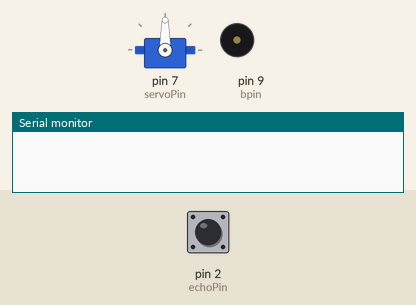
Simulated run of this sketch. Board: Arduino Uno, built with avr-gcc and run on an emulated ATmega328P. Parts: servo, buzzer (waves = sounding), the last lines printed to the serial monitor. Inputs (shaded band) come from the test bench; at power-on: pin 2 (echoPin) LOW.

Above: at 1.2 s.
1.3 s: pin 2 (echoPin) pulsed HIGH 5 times (0.12 s each, 0.3 s apart)
At 2.7 s:
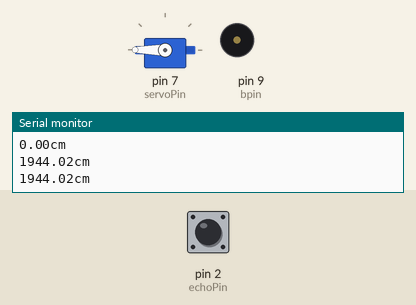
At 4.2 s:
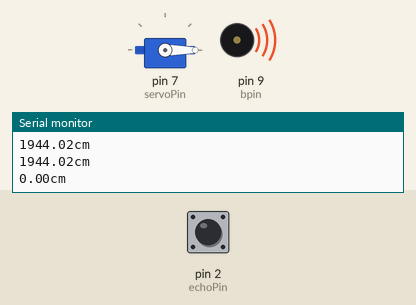
Timing chart, 0 to 5.7 s (numbered marks = the images above; inputs shaded):
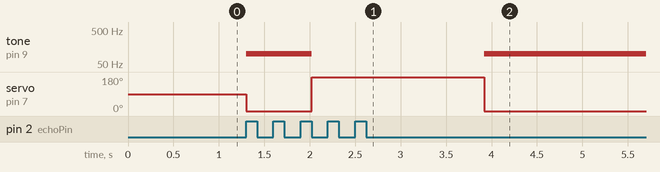

The sketch:

Servo-Ultrasonic.ino
```cpp
/*  Ultrasonic Sensor and Servo motor with Arduino
 *
 *
 * Components
 * ----------
 *  - Arduino Uno
 *  - Servo Motor
 *  - Ultrasonic Sensor
 *  - Connecting cables
 *  - Arduino IDE
 *
 *
 */
#include<Servo.h>
Servo servo;
float duration=0;
int bpin=9;
float distance=0;
int triggerPin=3;
int echoPin=2;
int servoPin=7;
void setup() {
  Serial.begin(9600);
  pinMode(triggerPin,OUTPUT);
  pinMode(echoPin,INPUT);
  servo.attach(servoPin);
}

void loop() {
  digitalWrite(triggerPin,LOW);
  delay(100);
  digitalWrite(triggerPin,HIGH);
  delay(200);
  digitalWrite(triggerPin,LOW);
  duration=pulseIn(echoPin,HIGH);
  distance=duration*0.0324/2;
  if(distance>5){
    servo.write(180);
     noTone(bpin);
  }
  else{
     servo.write(0);
      tone(bpin,100);
  }
  Serial.print(distance);
  Serial.println("cm");
}
```
